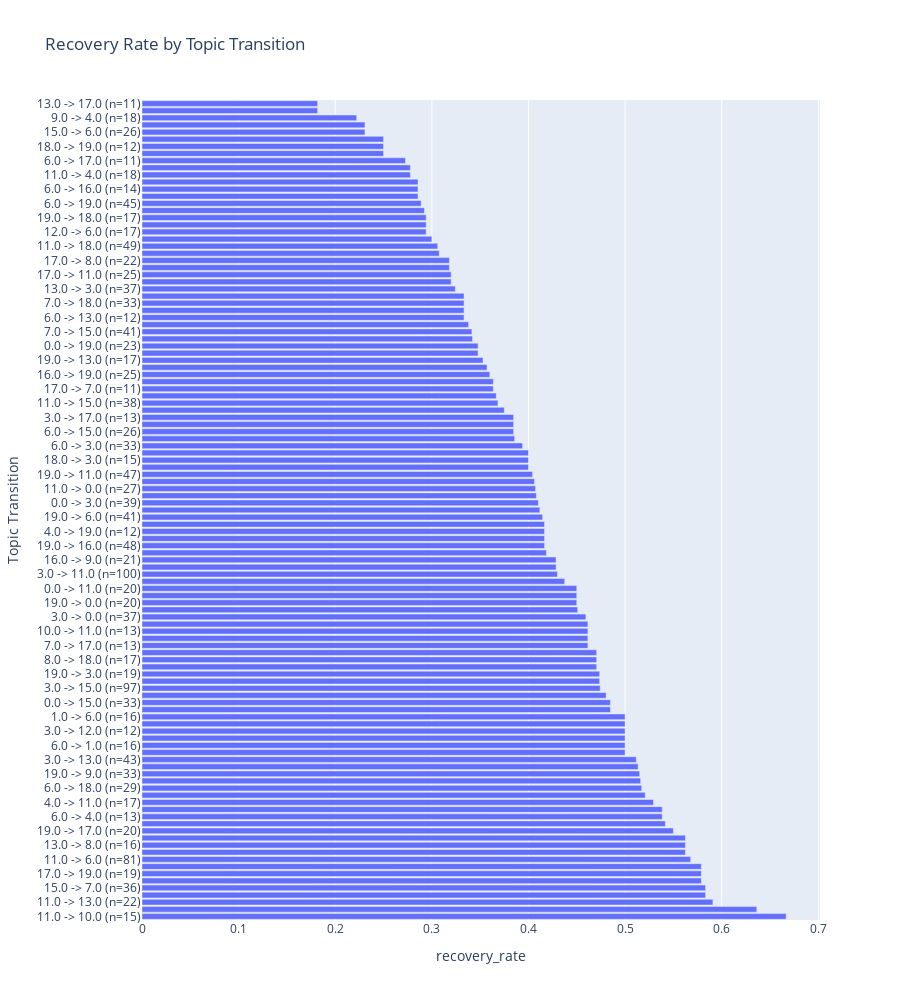

Here is the notebook cell this chart was saved with:
### Code cell
import plotly.express as px

fig = px.bar(
    sorted_transitions,
    x='recovery_rate',
    y=sorted_transitions.apply(lambda row: f"{row['Topic_Before']} -> {row['Topic_After']} (n={row['count']})", axis=1),
    orientation='h',
    title='Recovery Rate by Topic Transition',
    labels={'x': 'Recovery Rate', 'y': 'Topic Transition'},
    hover_data=['count']
)
fig.update_layout(height=1000) 
fig.show()

### Figure 1 — Plotly figure (JSON) as saved in the notebook; plotly's stock layout.template omitted (floating-point values rounded to 4 significant figures)
{"data": [{"alignmentgroup": "True", "customdata": [[15], [11], [22], [12], [36], [38], [19], [19], [81], [16], [16], [64], [20], [24], [13], [13], [17], [96], [29], [31], [33], [37], [43], [12], [16], [22], [12], [28], [16], [33], [33], [102], [97], [38], [19], [17], [17], [17], [13], [13], [13], [13], [37], [51], [20], [20], [20], [16], [100], [28], [21], [43], [48], [36], [12], [12], [41], [17], [39], [49], [27], [64], [47], [15], [15], [20], [33], [70], [26], [13], [13], [24], [38], [30], [11], [11], [25], [28], [17], [23], [23], [38], [41], [71], [12], [18], [33], [39], [37], [25], [25], [88], [22], [13], [49], [20], [17], [17], [17], [65], [45], [14], [14], [14], [18], [18], [11], [24], [12], [16], [26], [13], [18], [11], [11]], "hovertemplate": "recovery_rate=%{x}<br>Topic Transition=%{y}<br>count=%{customdata[0]}<extra></extra>", "legendgroup": "", "marker": {"color": "#636efa", "pattern": {"shape": ""}}, "name": "", "offsetgroup": "", "orientation": "h", "showlegend": false, "textposition": "auto", "type": "bar", "x": [0.6667, 0.6364, 0.5909, 0.5833, 0.5833, 0.5789, 0.5789, 0.5789, 0.5679, 0.5625, 0.5625, 0.5625, 0.55, 0.5417, 0.5385, 0.5385, 0.5294, 0.5208, 0.5172, 0.5161, 0.5152, 0.5135, 0.5116, 0.5, 0.5, 0.5, 0.5, 0.5, 0.5, 0.4848, 0.4848, 0.4804, 0.4742, 0.4737, 0.4737, 0.4706, 0.4706, 0.4706, 0.4615, 0.4615, 0.4615, 0.4615, 0.4595, 0.451, 0.45, 0.45, 0.45, 0.4375, 0.43, 0.4286, 0.4286, 0.4186, 0.4167, 0.4167, 0.4167, 0.4167, 0.4146, 0.4118, 0.4103, 0.4082, 0.4074, 0.4062, 0.4043, 0.4, 0.4, 0.4, 0.3939, 0.3857, 0.3846, 0.3846, 0.3846, 0.375, 0.3684, 0.3667, 0.3636, 0.3636, 0.36, 0.3571, 0.3529, 0.3478, 0.3478, 0.3421, 0.3415, 0.338, 0.3333, 0.3333, 0.3333, 0.3333, 0.3243, 0.32, 0.32, 0.3182, 0.3182, 0.3077, 0.3061, 0.3, 0.2941, 0.2941, 0.2941, 0.2923, 0.2889, 0.2857, 0.2857, 0.2857, 0.2778, 0.2778, 0.2727, 0.25, 0.25, 0.25, 0.2308, 0.2308, 0.2222, 0.1818, 0.1818], "xaxis": "x", "y": ["11.0 -> 10.0 (n=15)", "6.0 -> 8.0 (n=11)", "11.0 -> 13.0 (n=22)", "9.0 -> 17.0 (n=12)", "15.0 -> 7.0 (n=36)", "15.0 -> 11.0 (n=38)", "17.0 -> 19.0 (n=19)", "13.0 -> 6.0 (n=19)", "11.0 -> 6.0 (n=81)", "0.0 -> 7.0 (n=16)", "13.0 -> 8.0 (n=16)", "7.0 -> 3.0 (n=64)", "19.0 -> 17.0 (n=20)", "0.0 -> 6.0 (n=24)", "6.0 -> 4.0 (n=13)", "15.0 -> 12.0 (n=13)", "4.0 -> 11.0 (n=17)", "15.0 -> 3.0 (n=96)", "6.0 -> 18.0 (n=29)", "18.0 -> 7.0 (n=31)", "19.0 -> 9.0 (n=33)", "11.0 -> 19.0 (n=37)", "3.0 -> 13.0 (n=43)", "13.0 -> 16.0 (n=12)", "6.0 -> 1.0 (n=16)", "6.0 -> 0.0 (n=22)", "3.0 -> 12.0 (n=12)", "15.0 -> 0.0 (n=28)", "1.0 -> 6.0 (n=16)", "18.0 -> 6.0 (n=33)", "0.0 -> 15.0 (n=33)", "7.0 -> 6.0 (n=102)", "3.0 -> 15.0 (n=97)", "9.0 -> 1.0 (n=38)", "19.0 -> 3.0 (n=19)", "13.0 -> 7.0 (n=17)", "8.0 -> 18.0 (n=17)", "8.0 -> 6.0 (n=17)", "7.0 -> 17.0 (n=13)", "12.0 -> 15.0 (n=13)", "10.0 -> 11.0 (n=13)", "3.0 -> 4.0 (n=13)", "3.0 -> 0.0 (n=37)", "7.0 -> 11.0 (n=51)", "19.0 -> 0.0 (n=20)", "11.0 -> 17.0 (n=20)", "0.0 -> 11.0 (n=20)", "12.0 -> 11.0 (n=16)", "3.0 -> 11.0 (n=100)", "9.0 -> 19.0 (n=28)", "16.0 -> 9.0 (n=21)", "8.0 -> 7.0 (n=43)", "19.0 -> 16.0 (n=48)", "9.0 -> 16.0 (n=36)", "4.0 -> 19.0 (n=12)", "0.0 -> 17.0 (n=12)", "19.0 -> 6.0 (n=41)", "11.0 -> 5.0 (n=17)", "0.0 -> 3.0 (n=39)", "18.0 -> 11.0 (n=49)", "11.0 -> 0.0 (n=27)", "11.0 -> 7.0 (n=64)", "19.0 -> 11.0 (n=47)", "10.0 -> 7.0 (n=15)", "18.0 -> 3.0 (n=15)", "6.0 -> 9.0 (n=20)", "6.0 -> 3.0 (n=33)", "3.0 -> 7.0 (n=70)", "6.0 -> 15.0 (n=26)", "8.0 -> 4.0 (n=13)", "3.0 -> 17.0 (n=13)", "3.0 -> 8.0 (n=24)", "11.0 -> 15.0 (n=38)", "11.0 -> 8.0 (n=30)", "17.0 -> 7.0 (n=11)", "11.0 -> 16.0 (n=11)", "16.0 -> 19.0 (n=25)", "19.0 -> 1.0 (n=28)", "19.0 -> 13.0 (n=17)", "8.0 -> 3.0 (n=23)", "0.0 -> 19.0 (n=23)", "3.0 -> 6.0 (n=38)", "7.0 -> 15.0 (n=41)", "6.0 -> 11.0 (n=71)", "6.0 -> 13.0 (n=12)", "10.0 -> 3.0 (n=18)", "7.0 -> 18.0 (n=33)", "7.0 -> 8.0 (n=39)", "13.0 -> 3.0 (n=37)", "8.0 -> 11.0 (n=25)", "17.0 -> 11.0 (n=25)", "11.0 -> 3.0 (n=88)", "17.0 -> 8.0 (n=22)", "7.0 -> 5.0 (n=13)", "11.0 -> 18.0 (n=49)", "13.0 -> 11.0 (n=20)", "12.0 -> 6.0 (n=17)", "5.0 -> 11.0 (n=17)", "19.0 -> 18.0 (n=17)", "6.0 -> 7.0 (n=65)", "6.0 -> 19.0 (n=45)", "12.0 -> 3.0 (n=14)", "6.0 -> 16.0 (n=14)", "18.0 -> 8.0 (n=14)", "11.0 -> 4.0 (n=18)", "1.0 -> 19.0 (n=18)", "6.0 -> 17.0 (n=11)", "9.0 -> 6.0 (n=24)", "18.0 -> 19.0 (n=12)", "8.0 -> 17.0 (n=16)", "15.0 -> 6.0 (n=26)", "7.0 -> 10.0 (n=13)", "9.0 -> 4.0 (n=18)", "17.0 -> 12.0 (n=11)", "13.0 -> 17.0 (n=11)"], "yaxis": "y"}], "layout": {"barmode": "relative", "height": 1000, "legend": {"tracegroupgap": 0}, "title": {"text": "Recovery Rate by Topic Transition"}, "xaxis": {"anchor": "y", "domain": [0, 1], "title": {"text": "recovery_rate"}}, "yaxis": {"anchor": "x", "domain": [0, 1], "title": {"text": "Topic Transition"}}}}
